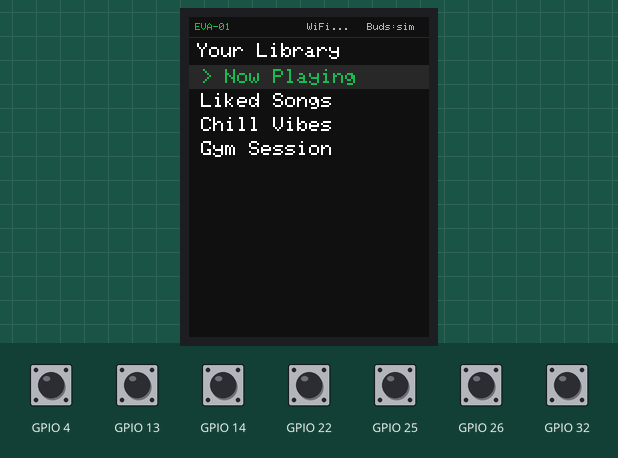
Recording of a sketch running on a simulated ESP32. Parts: 240×320 colour display. The test bench sets the inputs (shaded band); at power-on: GPIO 4, GPIO 13, GPIO 14, GPIO 22, GPIO 25, GPIO 26, GPIO 32 HIGH. WiFi joins after 1.5 s; servers stay silent unless stated; what the sketch prints to the serial monitor is not drawn.

Above: at 1.4 s.
1.5 s: GPIO 25 pulled LOW for 0.15 s
At 2.1 s:
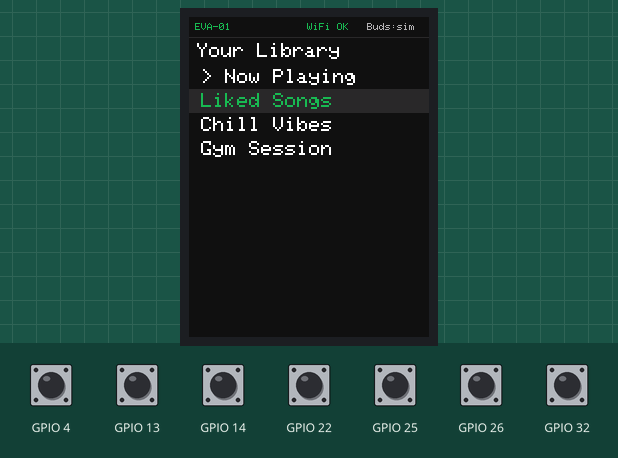
3.2 s: GPIO 26 pulled LOW for 0.15 s
At 4.5 s:
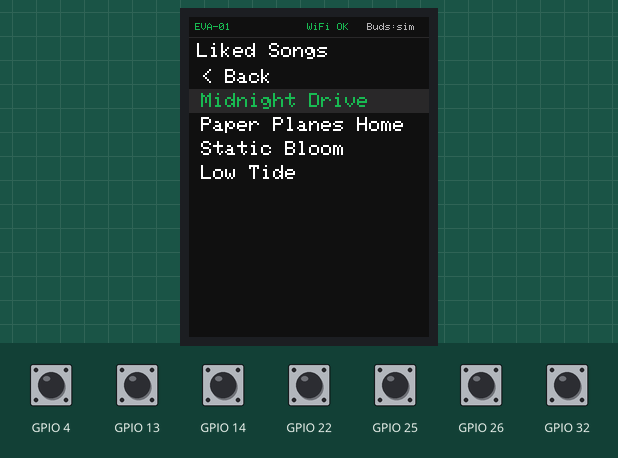
4.8 s: GPIO 32 pulled LOW for 0.15 s
At 5.9 s:
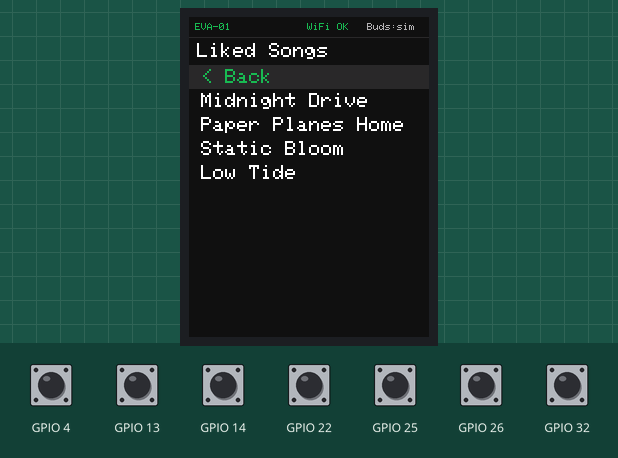
6.4 s: GPIO 25 pulled LOW for 1 s
At 8.5 s:
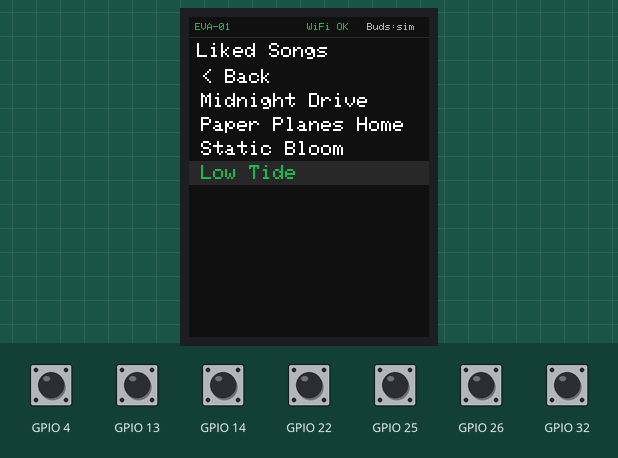
8.9 s: GPIO 26 pulled LOW for 1 s
At 10.3 s:
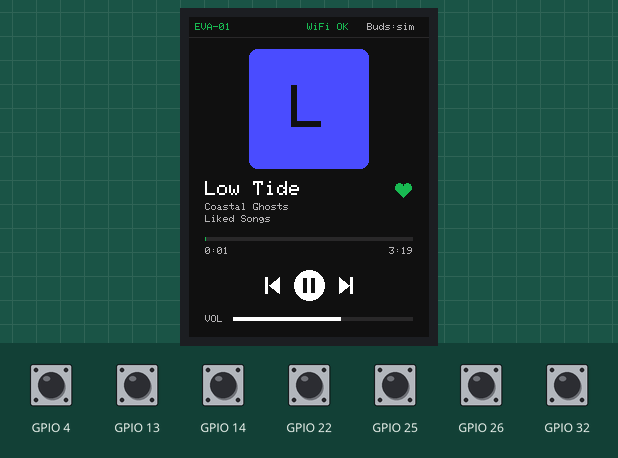
12.9 s: GPIO 13 pulled LOW for 0.15 s
At 14.0 s:
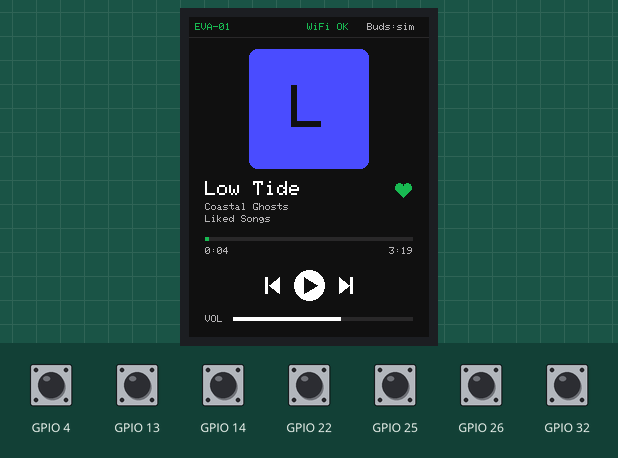
Timing chart, 0 to 15.5 s (numbered marks = the images above; inputs shaded):
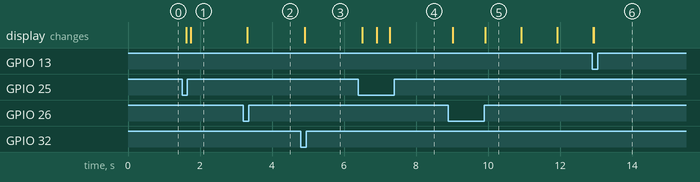

The sketch:

sketch.ino
```cpp
// EVA-01: wiring + UI simulation for Wokwi.
// Playback is faked with sample data. Spotify (cspot + Web API) and the
// Bluetooth link to the earbuds (A2DP) come later, on real hardware.

#include <WiFi.h>
#include <SPI.h>
#include <Adafruit_GFX.h>
#include <Adafruit_ILI9341.h>

// ---- Pins ----
// Chosen to be safe on a WROVER board: avoids GPIO 6-11 (flash),
// 16/17 (PSRAM), 12 (boot strapping) and 34-39 (no internal pull-ups).
constexpr uint8_t TFT_CS = 5, TFT_DC = 27, TFT_RST = 33;  // SCK 18, MOSI 23, MISO 19
constexpr uint8_t BTN_UP = 32, BTN_DOWN = 25, BTN_SELECT = 26;
constexpr uint8_t BTN_PREV = 4, BTN_PLAY = 13, BTN_NEXT = 14, BTN_LIKE = 22;

// Wokwi's simulated access point; put your own network here on real hardware.
const char* WIFI_SSID = "Wokwi-GUEST";
const char* WIFI_PASS = "";

// ---- Colours (RGB565) ----
constexpr uint16_t C_BG = 0x1082;      // #121212
constexpr uint16_t C_ROW = 0x2945;     // #282828
constexpr uint16_t C_TEXT = 0xFFFF;
constexpr uint16_t C_DIM = 0xB596;     // #B3B3B3
constexpr uint16_t C_ACCENT = 0x1DCA;  // #1DB954
constexpr uint16_t ART_COLORS[] = {0xE8E4, 0x4A7F, 0xFD20, 0x9A7F, 0x07FF};

#define COUNT(a) (sizeof(a) / sizeof((a)[0]))

// ---- Sample library (stands in for the Spotify Web API) ----
struct Track { const char* title; const char* artist; uint16_t lengthSec; bool liked; };
struct Playlist { const char* name; Track* tracks; uint8_t count; };

Track likedSongs[] = {
  {"Midnight Drive", "Neon Harbor", 214, true},
  {"Paper Planes Home", "The Quiet Hours", 187, true},
  {"Static Bloom", "Lumen", 241, true},
  {"Low Tide", "Coastal Ghosts", 199, true},
};
Track chillMix[] = {
  {"Slow Morning", "Velvet Rooms", 232, false},
  {"Rain on Glass", "Hollow Pines", 176, false},
  {"Soft Focus", "Amber Lane", 205, false},
};
Track gymMix[] = {
  {"Overdrive", "Iron Pulse", 168, false},
  {"Breaking Point", "Redline", 194, false},
  {"Last Rep", "Voltage Kids", 181, false},
  {"No Brakes", "Iron Pulse", 159, false},
  {"Sprint Mode", "Hyperlane", 172, false},
};

Playlist playlists[] = {
  {"Liked Songs", likedSongs, COUNT(likedSongs)},
  {"Chill Vibes", chillMix, COUNT(chillMix)},
  {"Gym Session", gymMix, COUNT(gymMix)},
};

// ---- Input ----
struct Button {
  uint8_t pin;
  bool stable = HIGH;
  bool raw = HIGH;
  uint32_t changedAt = 0;
  uint32_t repeatAt = 0;
};

Button btnUp{BTN_UP}, btnDown{BTN_DOWN}, btnSelect{BTN_SELECT};
Button btnPrev{BTN_PREV}, btnPlay{BTN_PLAY}, btnNext{BTN_NEXT}, btnLike{BTN_LIKE};

// True once per press, after the contact has settled for 25 ms.
bool pressed(Button& b) {
  bool r = digitalRead(b.pin);
  uint32_t now = millis();
  if (r != b.raw) { b.raw = r; b.changedAt = now; }
  if (now - b.changedAt > 25 && r != b.stable) {
    b.stable = r;
    return r == LOW;
  }
  return false;
}

// Like pressed(), but keeps firing while held: after 400 ms, then every 120 ms.
bool pressedOrHeld(Button& b) {
  if (pressed(b)) { b.repeatAt = millis() + 400; return true; }
  if (b.stable == LOW && (int32_t)(millis() - b.repeatAt) >= 0) {
    b.repeatAt += 120;
    return true;
  }
  return false;
}

// ---- State ----
enum class Screen { Library, Tracks, NowPlaying };

Adafruit_ILI9341 tft(TFT_CS, TFT_DC, TFT_RST);
Screen screen = Screen::Library;
int cursor = 0;        // highlighted row on a list screen
int openPlaylist = 0;  // playlist shown on the Tracks screen
int playingList = -1;  // -1 = nothing playing yet
int playingTrack = 0;
bool isPlaying = false;
int volume = 60;       // 0-100, in steps of 5; becomes the A2DP volume later
uint32_t positionMs = 0, lastTick = 0;
uint32_t drawnSec = UINT32_MAX;  // second last shown on the progress bar
bool wifiUp = false;
bool redraw = true;

Track& currentTrack() { return playlists[playingList].tracks[playingTrack]; }

// ---- Drawing (portrait, 240x320) ----
constexpr int ROW_H = 24, LIST_TOP = 48, VISIBLE_ROWS = 11;
constexpr int CONTROLS_Y = 268;

void printClipped(const char* s, int x, int y, uint8_t size, int maxChars) {
  tft.setTextSize(size);
  tft.setCursor(x, y);
  if ((int)strlen(s) <= maxChars) { tft.print(s); return; }
  for (int i = 0; i < maxChars - 2; i++) tft.print(s[i]);
  tft.print("..");
}

void fmtTime(uint32_t sec, char* buf) { snprintf(buf, 8, "%u:%02u", unsigned(sec / 60), unsigned(sec % 60)); }

void drawStatusBar() {
  tft.fillRect(0, 0, 240, 20, C_BG);
  tft.setTextSize(1);
  tft.setTextColor(C_ACCENT);
  tft.setCursor(6, 6);
  tft.print("EVA-01");
  tft.setTextColor(wifiUp ? C_ACCENT : C_DIM);
  tft.setCursor(118, 6);
  tft.print(wifiUp ? "WiFi OK" : "WiFi...");
  tft.setTextColor(C_DIM);
  tft.setCursor(178, 6);
  tft.print("Buds:sim");
  tft.drawFastHLine(0, 20, 240, C_ROW);
}

// Library row 0 jumps back to Now Playing; Tracks row 0 goes back.
int listCount() {
  return screen == Screen::Library ? COUNT(playlists) + 1 : playlists[openPlaylist].count + 1;
}

const char* listLabel(int i) {
  if (screen == Screen::Library) return i == 0 ? "> Now Playing" : playlists[i - 1].name;
  return i == 0 ? "< Back" : playlists[openPlaylist].tracks[i - 1].title;
}

void drawList() {
  tft.fillRect(0, 21, 240, 299, C_BG);
  tft.setTextColor(C_TEXT);
  printClipped(screen == Screen::Library ? "Your Library" : playlists[openPlaylist].name, 8, 26, 2, 19);
  int first = max(0, cursor - VISIBLE_ROWS + 1);
  for (int row = 0; row < VISIBLE_ROWS && first + row < listCount(); row++) {
    int i = first + row;
    int y = LIST_TOP + row * ROW_H;
    if (i == cursor) tft.fillRect(0, y, 240, ROW_H, C_ROW);
    tft.setTextColor(i == cursor ? C_ACCENT : C_TEXT);
    printClipped(listLabel(i), 12, y + 4, 2, 18);
  }
}

void drawHeart(int x, int y, bool liked) {
  tft.fillRect(x - 10, y - 6, 20, 18, C_BG);
  uint16_t c = liked ? C_ACCENT : C_DIM;
  tft.fillCircle(x - 4, y, 4, c);
  tft.fillCircle(x + 4, y, 4, c);
  tft.fillTriangle(x - 8, y + 2, x + 8, y + 2, x, y + 10, c);
}

void drawControls() {
  int cy = CONTROLS_Y;
  tft.fillRect(70, cy - 16, 100, 33, C_BG);
  tft.fillRect(76, cy - 8, 3, 17, C_TEXT);  // previous
  tft.fillTriangle(80, cy, 90, cy - 8, 90, cy + 8, C_TEXT);
  tft.fillTriangle(160, cy, 150, cy - 8, 150, cy + 8, C_TEXT);  // next
  tft.fillRect(161, cy - 8, 3, 17, C_TEXT);
  tft.fillCircle(120, cy, 15, C_TEXT);
  if (isPlaying) {
    tft.fillRect(114, cy - 7, 4, 15, C_BG);
    tft.fillRect(122, cy - 7, 4, 15, C_BG);
  } else {
    tft.fillTriangle(115, cy - 8, 115, cy + 8, 128, cy, C_BG);
  }
}

void drawVolume() {
  constexpr int x = 44, y = 300, w = 180;
  tft.setTextSize(1);
  tft.setTextColor(C_DIM, C_BG);
  tft.setCursor(16, y - 2);
  tft.print("VOL");
  int filled = volume * w / 100;
  tft.fillRect(x, y, filled, 4, C_TEXT);
  tft.fillRect(x + filled, y, w - filled, 4, C_ROW);
}

void drawProgress() {
  constexpr int x = 16, y = 220, w = 208;
  Track& t = currentTrack();
  int filled = (uint64_t)positionMs * w / (t.lengthSec * 1000UL);
  tft.fillRect(x, y, filled, 4, C_ACCENT);
  tft.fillRect(x + filled, y, w - filled, 4, C_ROW);
  char buf[8];
  tft.setTextSize(1);
  tft.setTextColor(C_DIM, C_BG);
  fmtTime(positionMs / 1000, buf);
  tft.setCursor(x, y + 10);
  tft.print(buf);
  fmtTime(t.lengthSec, buf);
  tft.setCursor(x + w - 6 * strlen(buf), y + 10);
  tft.print(buf);
}

void drawNowPlaying() {
  tft.fillRect(0, 21, 240, 299, C_BG);
  drawnSec = UINT32_MAX;
  if (playingList < 0) {
    tft.setTextColor(C_DIM);
    printClipped("Nothing playing", 30, 140, 2, 18);
    printClipped("Press SELECT for library", 48, 166, 1, 30);
    return;
  }
  Track& t = currentTrack();
  // Album art placeholder; real art comes from the track's image URL later.
  tft.fillRoundRect(60, 32, 120, 120, 8, ART_COLORS[t.title[0] % COUNT(ART_COLORS)]);
  tft.setTextColor(C_BG);
  tft.setTextSize(6);
  tft.setCursor(102, 68);
  tft.print(t.title[0]);

  tft.setTextColor(C_TEXT);
  printClipped(t.title, 16, 164, 2, 15);
  tft.setTextColor(C_DIM);
  printClipped(t.artist, 16, 186, 1, 30);
  printClipped(playlists[playingList].name, 16, 198, 1, 30);
  drawHeart(214, 170, t.liked);
  drawControls();
  drawVolume();
}

// ---- Fake playback (stands in for cspot) ----
void startTrack(int list, int index) {
  playingList = list;
  playingTrack = index;
  positionMs = 0;
  isPlaying = true;
  Serial.printf("Play: %s - %s\n", currentTrack().title, currentTrack().artist);
  if (screen == Screen::NowPlaying) redraw = true;
}

void skip(int dir) {
  if (playingList < 0) return;
  // Like Spotify, "previous" restarts the song if it's more than 3 s in.
  if (dir < 0 && positionMs > 3000) { positionMs = 0; return; }
  int n = playlists[playingList].count;
  startTrack(playingList, (playingTrack + dir + n) % n);
}

void onSelect() {
  switch (screen) {
    case Screen::Library:
      if (cursor == 0) {
        screen = Screen::NowPlaying;
      } else {
        openPlaylist = cursor - 1;
        screen = Screen::Tracks;
        cursor = 1;
      }
      break;
    case Screen::Tracks:
      if (cursor == 0) {
        screen = Screen::Library;
        cursor = openPlaylist + 1;
      } else {
        screen = Screen::NowPlaying;
        startTrack(openPlaylist, cursor - 1);
      }
      break;
    case Screen::NowPlaying:
      screen = Screen::Library;
      cursor = 0;
      break;
  }
  redraw = true;
}

void setup() {
  Serial.begin(115200);
  for (uint8_t p : {BTN_UP, BTN_DOWN, BTN_SELECT, BTN_PREV, BTN_PLAY, BTN_NEXT, BTN_LIKE}) {
    pinMode(p, INPUT_PULLUP);
  }
  tft.begin();
  tft.fillScreen(C_BG);
  drawStatusBar();
  WiFi.begin(WIFI_SSID, WIFI_PASS);
  Serial.println("EVA-01 sim started");
  lastTick = millis();
}

void loop() {
  bool up = WiFi.status() == WL_CONNECTED;
  if (up != wifiUp) {
    wifiUp = up;
    drawStatusBar();
    if (up) Serial.printf("Wi-Fi connected, IP %s\n", WiFi.localIP().toString().c_str());
  }

  // UP/DOWN: move through lists, or set volume on the Now Playing screen.
  int step = 0;
  if (pressedOrHeld(btnUp)) step = -1;
  if (pressedOrHeld(btnDown)) step = 1;
  if (step && screen == Screen::NowPlaying) {
    volume = constrain(volume - step * 5, 0, 100);
    if (playingList >= 0) drawVolume();
  } else if (step) {
    cursor = constrain(cursor + step, 0, listCount() - 1);
    redraw = true;
  }
  if (pressed(btnSelect)) onSelect();

  if (pressed(btnPlay) && playingList >= 0) {
    isPlaying = !isPlaying;
    Serial.println(isPlaying ? "Resume" : "Pause");
    if (screen == Screen::NowPlaying) drawControls();
  }
  if (pressed(btnNext)) skip(1);
  if (pressed(btnPrev)) skip(-1);
  if (pressed(btnLike) && playingList >= 0) {
    Track& t = currentTrack();
    t.liked = !t.liked;
    Serial.printf("%s: %s\n", t.liked ? "Liked" : "Unliked", t.title);
    if (screen == Screen::NowPlaying) drawHeart(214, 170, t.liked);
  }

  uint32_t now = millis();
  if (isPlaying) {
    positionMs += now - lastTick;
    if (positionMs >= currentTrack().lengthSec * 1000UL) skip(1);
  }
  lastTick = now;

  if (redraw) {
    redraw = false;
    if (screen == Screen::NowPlaying) drawNowPlaying();
    else drawList();
  }
  if (screen == Screen::NowPlaying && playingList >= 0 && positionMs / 1000 != drawnSec) {
    drawnSec = positionMs / 1000;
    drawProgress();
  }
}
```

Measured:
- after the input at 1.5 s, the display: first changes after 0.11 s (image 1 shows a later state)
- after the input at 3.2 s, the display: changes after 0.11 s (image 2)
- after the input at 4.8 s, the display: changes after 0.11 s (image 3)
- after the input at 6.4 s, the display: first changes after 0.11 s (image 4 shows a later state)
- after the input at 8.9 s, the display: first changes after 0.12 s (image 5 shows a later state)
- after the input at 12.9 s, the display: first differs from a run without the input at once (image 6)
